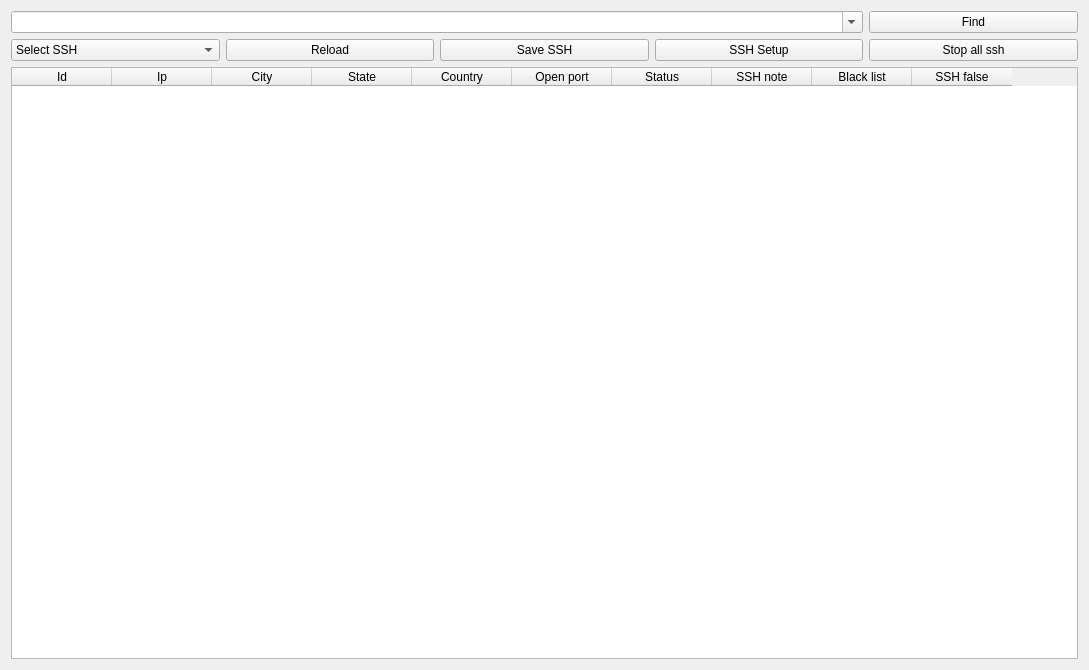
<?xml version="1.0" encoding="UTF-8"?>
<ui version="4.0">
 <class>sshForm</class>
 <widget class="QWidget" name="sshForm">
  <property name="geometry">
   <rect>
    <x>0</x>
    <y>0</y>
    <width>1089</width>
    <height>670</height>
   </rect>
  </property>
  <property name="windowTitle">
   <string>Form</string>
  </property>
  <layout class="QGridLayout" name="gridLayout">
   <item row="1" column="0">
    <widget class="QComboBox" name="cbselectssh">
     <item>
      <property name="text">
       <string>Select SSH</string>
      </property>
     </item>
    </widget>
   </item>
   <item row="1" column="4">
    <widget class="QPushButton" name="btnstopallssh">
     <property name="text">
      <string>Stop all ssh</string>
     </property>
    </widget>
   </item>
   <item row="1" column="2">
    <widget class="QPushButton" name="btnsavessh">
     <property name="text">
      <string>Save SSH</string>
     </property>
    </widget>
   </item>
   <item row="1" column="3">
    <widget class="QPushButton" name="btnsshsetup">
     <property name="text">
      <string>SSH Setup</string>
     </property>
    </widget>
   </item>
   <item row="1" column="1">
    <widget class="QPushButton" name="btreload">
     <property name="text">
      <string>Reload</string>
     </property>
    </widget>
   </item>
   <item row="0" column="4">
    <widget class="QPushButton" name="btnfind">
     <property name="text">
      <string>Find</string>
     </property>
    </widget>
   </item>
   <item row="0" column="0" colspan="4">
    <widget class="QComboBox" name="cbfind">
     <property name="editable">
      <bool>true</bool>
     </property>
    </widget>
   </item>
   <item row="2" column="0" colspan="5">
    <widget class="QTableWidget" name="sshtableWidget">
     <column>
      <property name="text">
       <string>Id</string>
      </property>
     </column>
     <column>
      <property name="text">
       <string>Ip</string>
      </property>
     </column>
     <column>
      <property name="text">
       <string>City</string>
      </property>
     </column>
     <column>
      <property name="text">
       <string>State</string>
      </property>
     </column>
     <column>
      <property name="text">
       <string>Country</string>
      </property>
     </column>
     <column>
      <property name="text">
       <string>Open port</string>
      </property>
     </column>
     <column>
      <property name="text">
       <string>Status</string>
      </property>
     </column>
     <column>
      <property name="text">
       <string>SSH note</string>
      </property>
     </column>
     <column>
      <property name="text">
       <string>Black list</string>
      </property>
     </column>
     <column>
      <property name="text">
       <string>SSH false</string>
      </property>
     </column>
    </widget>
   </item>
  </layout>
 </widget>
 <resources/>
 <connections/>
</ui>
